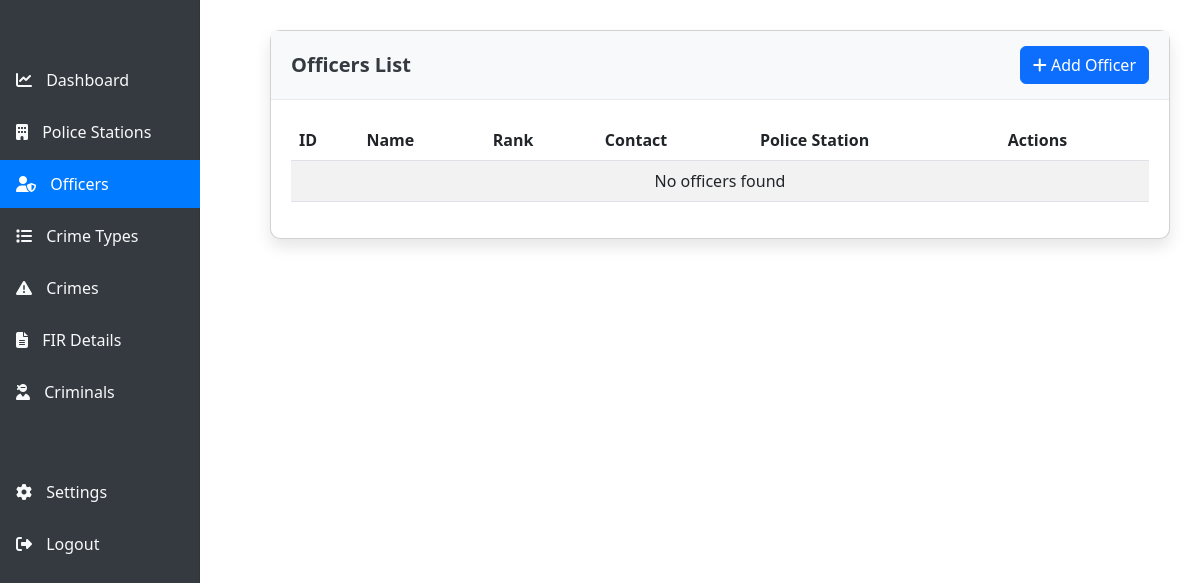
Before: /officers/ (signed in) with the older database file.
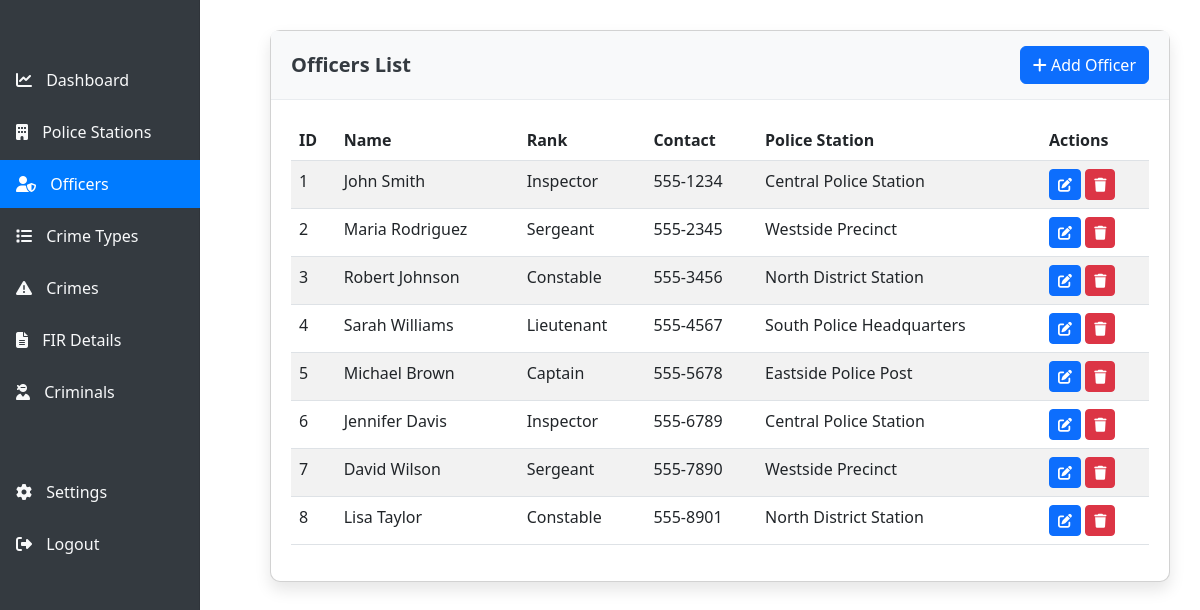
After: the same page with the newer database file.
### crime_management/models.py (models this page shows, shortened)
class Officer(models.Model):
    officer_id = models.AutoField(primary_key=True)
    name = models.CharField(max_length=100)
    off_rank = models.CharField(max_length=50, null=True, blank=True)
    contact = models.CharField(max_length=20, null=True, blank=True)
    station = models.ForeignKey(PoliceStation, on_delete=models.CASCADE)

class PoliceStation(models.Model):
    station_id = models.AutoField(primary_key=True)
    name = models.CharField(max_length=100)
    contact_person = models.CharField(max_length=100, null=True, blank=True)
    status = models.CharField(max_length=50, null=True, blank=True)
    area_id = models.CharField(max_length=50, null=True, blank=True)
    address = models.CharField(max_length=255, null=True, blank=True)

### crime_management/views.py (the view)
# urls.py: path('officers/', views.officers, name='officers'),
@login_required
def officers(request):
    all_officers = Officer.objects.all()
    return render(request, 'officers.html', {'officers': all_officers})

### crime_management/templates/officers.html (shortened to what this page needs)
{% extends 'base.html' %}
{% block content %}
<div class="card">
    <div class="card-header d-flex justify-content-between align-items-center">
        <h5>Officers List</h5>
        <a href="{% url 'add_officer' %}" class="btn btn-primary">
            <i class="fas fa-plus"></i> Add Officer
        </a>
    </div>
    <div class="card-body">
        <div class="table-responsive">
            <table class="table table-striped data-table">
                <thead>
                    <tr>
                        <th>ID</th>
                        <th>Name</th>
                        <th>Rank</th>
                        <th>Contact</th>
                        <th>Police Station</th>
                        <th>Actions</th>
                    </tr>
                </thead>
                <tbody>
                    {% for officer in officers %}
                    <tr>
                        <td>{{ officer.officer_id }}</td>
                        <td>{{ officer.name }}</td>
                        <td>{{ officer.off_rank|default:"-" }}</td>
                        <td>{{ officer.contact|default:"-" }}</td>
                        <td>{{ officer.station.name }}</td>
                        <td>
                            <div class="action-buttons">
                                <a href="{% url 'edit_officer' officer.officer_id %}" class="btn btn-sm btn-primary" data-bs-toggle="tooltip" title="Edit">
                                    <i class="fas fa-edit"></i>
                                </a>
                                <a href="{% url 'delete_officer' officer.officer_id %}" class="btn btn-sm btn-danger delete-btn" data-bs-toggle="tooltip" title="Delete">
                                    <i class="fas fa-trash"></i>
                                </a>
                            </div>
                        </td>
                    </tr>
                    {% empty %}
                    <tr>
                        <td colspan="6" class="text-center">No officers found</td>
                    </tr>
                    {% endfor %}
                </tbody>
            </table>
        </div>
    </div>
</div>
{% endblock %}

Changed rows visible on the page:
added Officer: officer_id "1", name "John Smith", off_rank "Inspector", contact "555-1234", station.name "Central Police Station"
added Officer: officer_id "2", name "Maria Rodriguez", off_rank "Sergeant", contact "555-2345", station.name "Westside Precinct"
added Officer: officer_id "3", name "Robert Johnson", off_rank "Constable", contact "555-3456", station.name "North District Station"
added Officer: officer_id "4", name "Sarah Williams", off_rank "Lieutenant", contact "555-4567", station.name "South Police Headquarters"
added Officer: officer_id "5", name "Michael Brown", off_rank "Captain", contact "555-5678", station.name "Eastside Police Post"
added Officer: officer_id "6", name "Jennifer Davis", off_rank "Inspector", contact "555-6789", station.name "Central Police Station"
added Officer: officer_id "7", name "David Wilson", off_rank "Sergeant", contact "555-7890", station.name "Westside Precinct"
added Officer: officer_id "8", name "Lisa Taylor", off_rank "Constable", contact "555-8901", station.name "North District Station"
Other visible differences:
text no longer shown: "No officers found"
